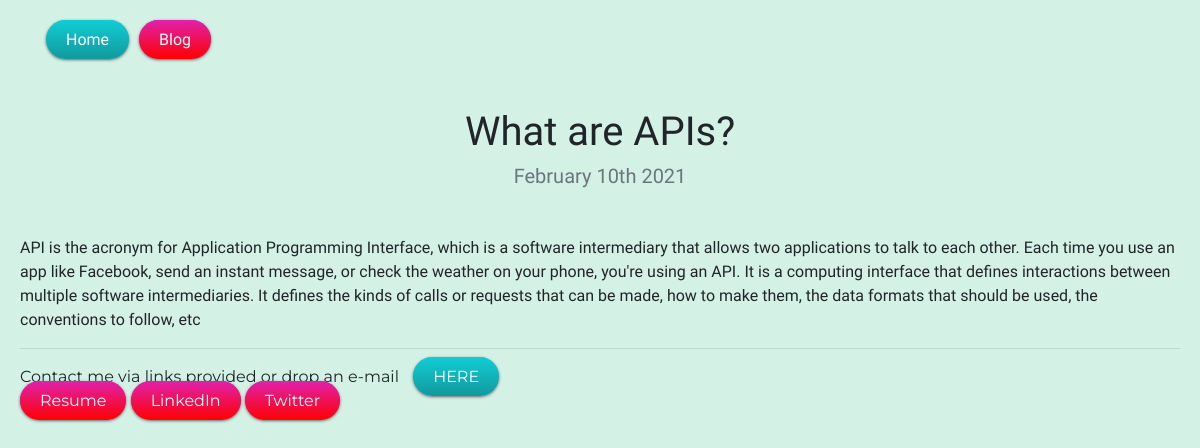
The app's page /blog/4 with its own data.
### blog/models.py (models this page shows)
class Blog(models.Model):
    title = models.CharField(max_length=100)
    body = models.TextField(max_length=1000)
    image = models.ImageField(blank=True,upload_to='blog/images/')
    date = models.DateField()

### blog/views.py (the view)
# urls.py: path('<int:blog_id>', views.detail, name='detail'),
def detail(request, blog_id):
    blog = get_object_or_404(Blog,pk=blog_id)
    return render(request,'blog/detail.html',{'blog':blog})

### blog/templates/blog/detail.html
{% extends "portfolio/base.html" %}
{% load static %}
{% block content %}
<h1 class="text-center mt-5" id="blogdetailtitle">{{ blog.title }}</h1>
<h5 class="text-center text-muted mb-5">{{ blog.date|date:'F jS Y' }}</h5>
{{ blog.body|safe }}
{% endblock %}

### portfolio/static/portfolio/stylesheet.css (style rules this page uses)
body { background-color: #d3f1e5; font-family: Charmonman,Arial,sans-serif; margin: 0 20px 0 20px; }

### records on screen
Blog: title "What are APIs?", date "February 10th 2021", body "API is the acronym for Application Programming Interface, which is a software intermediary that allows two applications to talk to each other. Each time you use an app like Facebook, send an instant message, or check the weather on your phone, you're using an API. It is a computing interface that defines interactions between multiple software intermediaries. It defines the kinds of calls or requests that can be made, how to make them, the data formats that should be used, the conventions to follow, etc"
